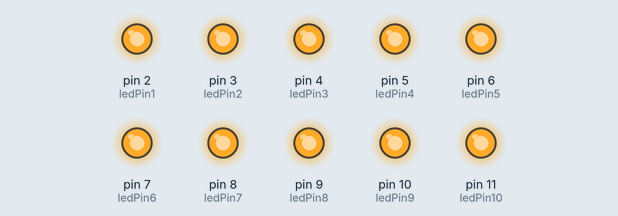
Simulated run of this sketch. Board: Arduino Uno, built with avr-gcc and run on an emulated ATmega328P. Parts: output pins drawn as LEDs (lit = HIGH).

Above: at 0.1 s.
At 2.7 s:
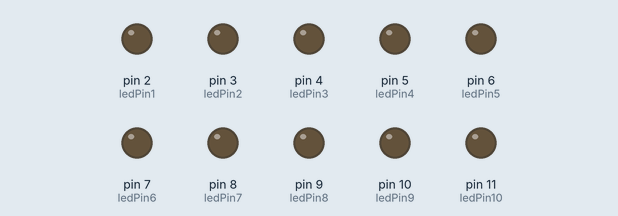
Timing chart, 0 to 3.0 s (numbered marks = the images above):
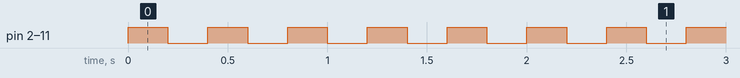

The sketch:

projetO1_Clignoter_une_led.ino
```cpp
int ledPin1=2;
int ledPin2=3;
int ledPin3=4;
int ledPin4=5;
int ledPin5=6;
int ledPin6=7;
int ledPin7=8;
int ledPin8=9;
int ledPin9=10;
int ledPin10=11;

void setup() {
  // put your setup code here, to run once:
  pinMode(ledPin1, OUTPUT);
  pinMode(ledPin2, OUTPUT);
  pinMode(ledPin3, OUTPUT);
  pinMode(ledPin4, OUTPUT);
  pinMode(ledPin5, OUTPUT);
  pinMode(ledPin6, OUTPUT);
  pinMode(ledPin7, OUTPUT);
  pinMode(ledPin8, OUTPUT);
  pinMode(ledPin9, OUTPUT);
  pinMode(ledPin10, OUTPUT);
}

void loop() {
  // put your main code here, to run repeatedly:
  digitalWrite(ledPin1, HIGH);
  digitalWrite(ledPin2, HIGH);
  digitalWrite(ledPin3, HIGH);
  digitalWrite(ledPin4, HIGH);
  digitalWrite(ledPin5, HIGH);
  digitalWrite(ledPin6, HIGH);
  digitalWrite(ledPin7, HIGH);
  digitalWrite(ledPin8, HIGH);
  digitalWrite(ledPin9, HIGH);
  digitalWrite(ledPin10, HIGH);
  delay(200);
  digitalWrite(ledPin1, LOW);
  digitalWrite(ledPin2, LOW);
  digitalWrite(ledPin3, LOW);
  digitalWrite(ledPin4, LOW);
  digitalWrite(ledPin5, LOW);
  digitalWrite(ledPin6, LOW);
  digitalWrite(ledPin7, LOW);
  digitalWrite(ledPin8, LOW);
  digitalWrite(ledPin9, LOW);
  digitalWrite(ledPin10, LOW);
  delay(200);


}
```

Measured:
- by itself, pin 2 (ledPin1), pin 3 (ledPin2), pin 4 (ledPin3), pin 5 (ledPin4), pin 6 (ledPin5), pin 7 (ledPin6), pin 8 (ledPin7), pin 9 (ledPin8), pin 10 (ledPin9), pin 11 (ledPin10): alternates HIGH for 0.20 s and LOW for 0.20 s
